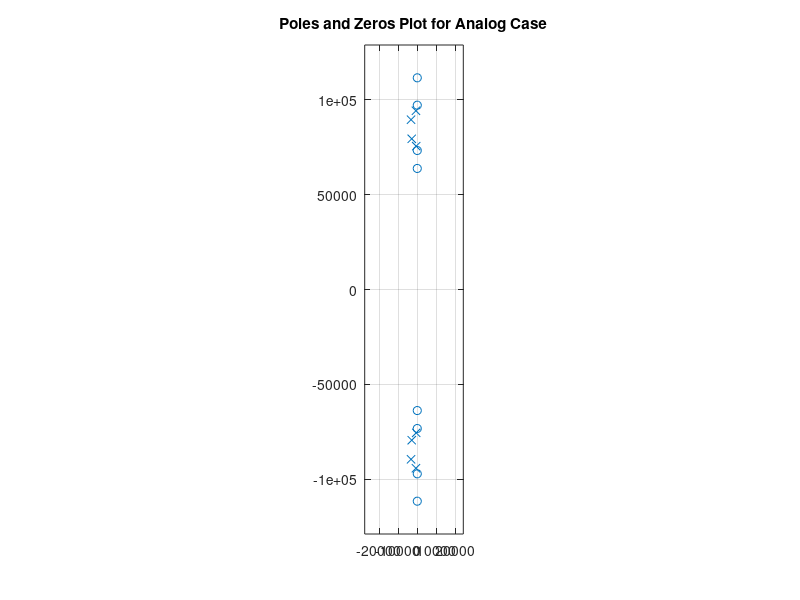
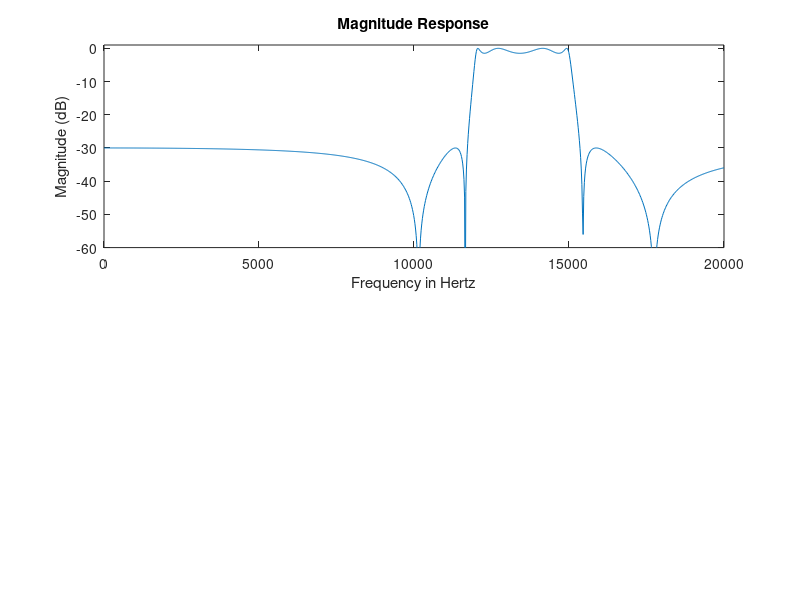

The MATLAB source for these figures, in order: (Note: this script raises an error after producing the figures.)
% Nicole Joseph
% ECE 211 Homework 3

close all; 
clear all; 
clc;

%% Question 3
fp = [12e3, 15e3];
fs = [10e3, 16e3];
rp = 1.5;
rs = 30;
[n,wn] = ellipord(2*pi*fp, 2*pi*fs, rp, rs, 's');
[z,p,k] = ellip(n,rp,rs,wn,'s');
[b,a] = zp2tf(z,p,k);

% Poles and Zeros Plot
figure;
zplane(z, p)
title('Poles and Zeros Plot for Analog Case') 
% the value n returned by ellipord is 4
% there are 8 poles shown on the Poles and Zeros Plot
% this checks that 2n is the filter order

% Frequency Response Graph
w = linspace(0,20e3,1000); 
w = 2*pi*w; 
H = freqs(b,a,w);
Hdb = 20*log10(abs(H));
Hph = unwrap(angle(H)*180/pi);

% Magnitude Response
figure
subplot(2,1,1)
plot(w/(2*pi),Hdb)
title('Magnitude Response')
xlabel('Frequency in Hertz')
ylabel('Magnitude (dB)')
axis([0 2e4 -60 1])

yline(-30,'--','Stopband')
yline(0,'--','Passband')
yline(-1.5,'--', 'Passband')

% Phase Response
subplot(2,1,2)
plot(w/(2*pi),Hph)
axis([0 2e4 -400 0])
title('Phase Response')
xlabel('Frequency in Hertz')
ylabel('Unwrapped Phase (degrees)')

%% Question 4
fp = [12e3,15e3];
fs = [10e3,16e3];
rp = 1.5;
rs =30;
fsamp = 40e3;
[nd,wnd] = ellipord(fp/(fsamp/2), fs/(fsamp/2), rp, rs);
[zd,pd,kd] = ellip(nd, rp, rs, wnd);
[bd,ad] = zp2tf(zd, pd, kd);

% 2nd is 6 and is less than 2n, which is 8

% Poles and Zeros Plot
figure;
zplane(zd,pd);
title('Poles and Zeros Plot for Digital Case')

% Frequency Response Graph
w2 = linspace(0,20e3,1000);
wd = 2*pi*w2;
Hz = freqz(bd,ad,wd);
Hdb2 = 20*log10(abs(Hz));
hph2 = unwrap(angle(Hz)*180/pi);

figure;                            
subplot(2,1,1);
plot(w2,Hdb2);
title('Magnitude Response (Digital Filter)')
xlabel('Hertz')
ylabel('Magnitude(dB)')
axis([-2e3 22e3 -400 50]) 
                  
subplot(2,1,2);
plot(w2,hph2);
title('Phase Response (Digital Filter)');
xlabel('Hertz');
ylabel('Phase (degrees)');
axis([-2e3 22e3 -200 100])
